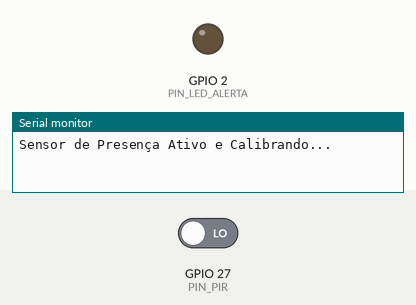
Recording of a sketch running on a simulated ESP32. Parts: output pins drawn as LEDs (lit = HIGH), the last lines printed to the serial monitor. Inputs (shaded band) come from the test bench; at power-on: GPIO 27 (PIN_PIR) LOW.

Above: at 1.2 s.
1.3 s: GPIO 27 (PIN_PIR) driven HIGH
At 1.8 s:
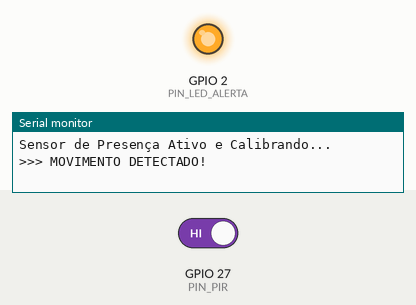
Timing chart, 0 to 7.8 s (numbered marks = the images above; inputs shaded):
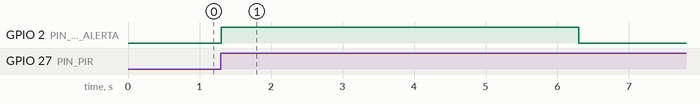

The sketch:

teste_sensor_presenca.ino
```cpp
// --- Definições de Pinos ---
#define PIN_PIR 27      // Pino de saída do sensor PIR
#define PIN_LED_ALERTA 2 // LED interno do ESP32

// --- Variáveis de Controle ---
volatile bool movimentoDetectado = false;
unsigned long tempoUltimoMovimento = 0;
const long tempoLigado = 5000; // Mantém o LED aceso por 5 segundos após o movimento

// --- Função de Interrupção (ISR) ---
// Executada instantaneamente quando o sensor detecta movimento
void IRAM_ATTR detectaMovimento() {
  movimentoDetectado = true;
}

void setup() {
  Serial.begin(115200);

  pinMode(PIN_PIR, INPUT); // A maioria dos PIRs já tem pull-up/down interno
  pinMode(PIN_LED_ALERTA, OUTPUT);

  // Configura interrupção para o pino do PIR
  // RISING: dispara quando o sensor vai de LOW para HIGH (movimento detectado)
  attachInterrupt(digitalPinToInterrupt(PIN_PIR), detectaMovimento, RISING);

  Serial.println("Sensor de Presença Ativo e Calibrando...");
  // Nota: Alguns sensores PIR precisam de 30-60s para estabilizar ao ligar
}

void loop() {
  // Se a interrupção detectou algo
  if (movimentoDetectado) {
    Serial.println(">>> MOVIMENTO DETECTADO!");
    digitalWrite(PIN_LED_ALERTA, HIGH);

    // Reseta a flag e atualiza o cronômetro
    movimentoDetectado = false;
    tempoUltimoMovimento = millis();
  }

  // Desliga o LED após o tempo determinado (5 segundos)
  if (digitalRead(PIN_LED_ALERTA) == HIGH) {
    if (millis() - tempoUltimoMovimento >= tempoLigado) {
      Serial.println("Área limpa. Desligando alerta.");
      digitalWrite(PIN_LED_ALERTA, LOW);
    }
  }
}
```

Measured:
- after the input at 1.3 s, GPIO 2 (PIN_LED_ALERTA): LOW → HIGH at once, → LOW 5.0 s later
